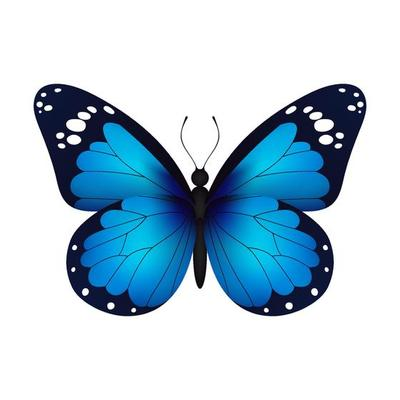
#> input picture input.jpg, 400 x 400 px, found by its file name
$ python Q2_Pixel.py
#> lines starting #> are read from the running program, lines starting #| are printed output that depends on the picture
from PIL import Image

def encrypt_image(image_path, key, output_path):
  """Encrypts an image using pixel value XOR with a key."""
#> called with image_path = 'C:\\Users\\vickyy\\Downloads\\input.jpg', key = 'S'
  image = Image.open(image_path)
#> image is the input picture: PIL image 400x400 RGB; mean R, G, B 179.6, 202.7, 217.3
  pixels = image.load()
  width, height = image.size
#> width = 400; height = 400

  # Convert key to a list of integers (assuming single char key for simplicity)
  key_int = ord(key)

  for y in range(height):
    for x in range(width):
      r, g, b = pixels[x, y]
      new_red = r ^ key_int
      new_green = g ^ key_int
      new_blue = b ^ key_int
      pixels[x, y] = (new_red, new_green, new_blue)

  image.save(output_path)
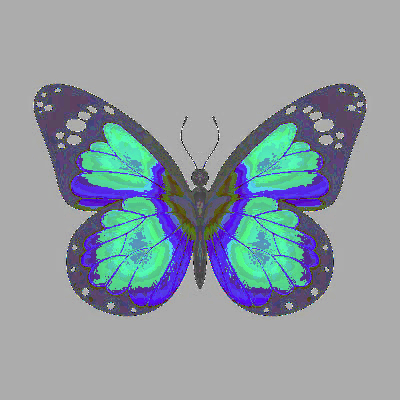
#> saved as encrypted_image.jpg: PIL image 400x400 RGB; mean R, G, B 145, 155.3, 162.5

def decrypt_image(image_path, key, output_path):
  """Decrypts an encrypted image using the same key."""
#> called with key = 'S'
  image = Image.open(image_path)
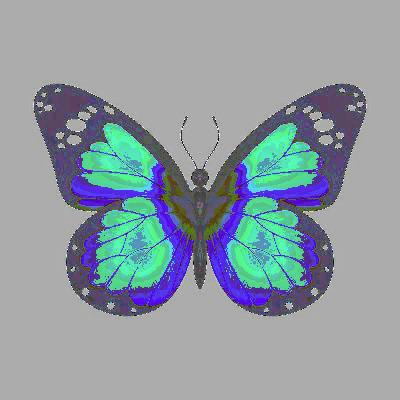
#> image: PIL image 400x400 RGB; mean R, G, B 145, 155.3, 162.4
  pixels = image.load()
  width, height = image.size
#> width = 400; height = 400

  # Convert key to integer again
  key_int = ord(key)

  for y in range(height):
    for x in range(width):
      r, g, b = pixels[x, y]
      new_red = r ^ key_int
      new_green = g ^ key_int
      new_blue = b ^ key_int
      pixels[x, y] = (new_red, new_green, new_blue)

  image.save(output_path)
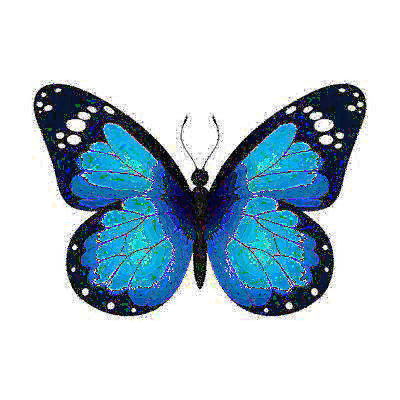
#> saved as decrypted_image.jpg: PIL image 400x400 RGB; mean R, G, B 185.5, 203.1, 214.4

# Example usage
image_path = r"C:\Users\vickyy\Downloads\input.jpg"
key = "S"  # Replace with your desired key (single character for simplicity)
encrypted_path = r"C:\Users\vickyy\Downloads\encrypted_image.jpg"
decrypted_path = r"C:\Users\vickyy\Downloads\decrypted_image.jpg"

encrypt_image(image_path, key, encrypted_path)
decrypt_image(encrypted_path, key, decrypted_path)

print(f"Image encrypted and saved to: {encrypted_path}")
print(f"Image decrypted and saved to: {decrypted_path}")
